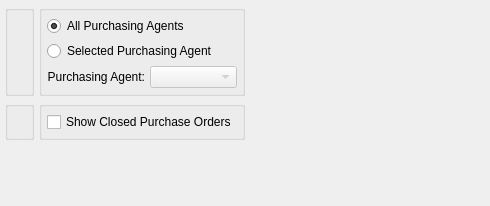
<?xml version="1.0" encoding="UTF-8"?>
<ui version="4.0">
 <comment>This file is part of the xTuple ERP: PostBooks Edition, a free and
open source Enterprise Resource Planning software suite,
Copyright (c) 1999-2010 by OpenMFG LLC, d/b/a xTuple.
It is licensed to you under the Common Public Attribution License
version 1.0, the full text of which (including xTuple-specific Exhibits)
is available at www.xtuple.com/CPAL.  By using this software, you agree
to be bound by its terms.</comment>
 <class>dspPOsByDate</class>
 <widget class="QWidget" name="dspPOsByDate">
  <property name="geometry">
   <rect>
    <x>0</x>
    <y>0</y>
    <width>490</width>
    <height>206</height>
   </rect>
  </property>
  <property name="windowTitle">
   <string>Purchase Orders by Date</string>
  </property>
  <layout class="QHBoxLayout" name="horizontalLayout">
   <property name="spacing">
    <number>0</number>
   </property>
   <item>
    <layout class="QVBoxLayout" name="verticalLayout">
     <property name="spacing">
      <number>0</number>
     </property>
     <item>
      <layout class="QGridLayout" name="gridLayout_4">
       <item row="0" column="0">
        <widget class="QGroupBox" name="_dateGroup">
         <property name="title">
          <string/>
         </property>
         <layout class="QGridLayout" name="gridLayout_2">
          <item row="0" column="0">
           <widget class="DateCluster" name="_dates">
            <property name="focusPolicy">
             <enum>Qt::StrongFocus</enum>
            </property>
           </widget>
          </item>
         </layout>
        </widget>
       </item>
       <item row="0" column="1">
        <widget class="QGroupBox" name="_buyerCodeGroup">
         <property name="sizePolicy">
          <sizepolicy hsizetype="Preferred" vsizetype="Fixed">
           <horstretch>0</horstretch>
           <verstretch>0</verstretch>
          </sizepolicy>
         </property>
         <property name="title">
          <string/>
         </property>
         <layout class="QGridLayout" name="gridLayout">
          <item row="0" column="0">
           <widget class="QRadioButton" name="_allPurchasingAgents">
            <property name="text">
             <string>All Purchasing Agents</string>
            </property>
            <property name="checked">
             <bool>true</bool>
            </property>
           </widget>
          </item>
          <item row="1" column="0">
           <widget class="QRadioButton" name="_selectedPurchasingAgent">
            <property name="text">
             <string>Selected Purchasing Agent</string>
            </property>
           </widget>
          </item>
          <item row="2" column="0">
           <layout class="QHBoxLayout">
            <property name="spacing">
             <number>5</number>
            </property>
            <item>
             <widget class="QLabel" name="_purchasingAgentLit">
              <property name="text">
               <string>Purchasing Agent:</string>
              </property>
              <property name="alignment">
               <set>Qt::AlignRight|Qt::AlignTrailing|Qt::AlignVCenter</set>
              </property>
              <property name="buddy">
               <cstring>_agent</cstring>
              </property>
             </widget>
            </item>
            <item>
             <widget class="XComboBox" name="_agent">
              <property name="enabled">
               <bool>false</bool>
              </property>
              <property name="sizePolicy">
               <sizepolicy hsizetype="Expanding" vsizetype="Fixed">
                <horstretch>0</horstretch>
                <verstretch>0</verstretch>
               </sizepolicy>
              </property>
             </widget>
            </item>
           </layout>
          </item>
         </layout>
        </widget>
       </item>
       <item row="1" column="0">
        <widget class="WarehouseGroup" name="_warehouse">
         <property name="focusPolicy">
          <enum>Qt::StrongFocus</enum>
         </property>
         <property name="title">
          <string/>
         </property>
         <property name="fixedSize">
          <bool>false</bool>
         </property>
        </widget>
       </item>
       <item row="1" column="1">
        <widget class="QGroupBox" name="_showGroup">
         <property name="title">
          <string/>
         </property>
         <layout class="QGridLayout" name="gridLayout_3">
          <item row="0" column="0">
           <widget class="XCheckBox" name="_showClosed">
            <property name="text">
             <string>Show Closed Purchase Orders</string>
            </property>
           </widget>
          </item>
          <item row="1" column="0">
           <spacer name="verticalSpacer">
            <property name="orientation">
             <enum>Qt::Vertical</enum>
            </property>
            <property name="sizeHint" stdset="0">
             <size>
              <width>20</width>
              <height>0</height>
             </size>
            </property>
           </spacer>
          </item>
         </layout>
        </widget>
       </item>
      </layout>
     </item>
     <item>
      <spacer name="verticalSpacer_2">
       <property name="orientation">
        <enum>Qt::Vertical</enum>
       </property>
       <property name="sizeHint" stdset="0">
        <size>
         <width>20</width>
         <height>0</height>
        </size>
       </property>
      </spacer>
     </item>
    </layout>
   </item>
   <item>
    <spacer>
     <property name="orientation">
      <enum>Qt::Horizontal</enum>
     </property>
     <property name="sizeType">
      <enum>QSizePolicy::Expanding</enum>
     </property>
     <property name="sizeHint" stdset="0">
      <size>
       <width>8</width>
       <height>20</height>
      </size>
     </property>
    </spacer>
   </item>
  </layout>
 </widget>
 <layoutdefault spacing="5" margin="5"/>
 <pixmapfunction>qPixmapFromMimeSource</pixmapfunction>
 <customwidgets>
  <customwidget>
   <class>DateCluster</class>
   <extends>QWidget</extends>
   <header>datecluster.h</header>
  </customwidget>
  <customwidget>
   <class>WarehouseGroup</class>
   <extends>QGroupBox</extends>
   <header>warehousegroup.h</header>
  </customwidget>
  <customwidget>
   <class>XCheckBox</class>
   <extends>QCheckBox</extends>
   <header>xcheckbox.h</header>
  </customwidget>
  <customwidget>
   <class>XComboBox</class>
   <extends>QComboBox</extends>
   <header>xcombobox.h</header>
  </customwidget>
 </customwidgets>
 <tabstops>
  <tabstop>_dates</tabstop>
  <tabstop>_allPurchasingAgents</tabstop>
  <tabstop>_selectedPurchasingAgent</tabstop>
  <tabstop>_agent</tabstop>
  <tabstop>_warehouse</tabstop>
 </tabstops>
 <resources/>
 <connections>
  <connection>
   <sender>_selectedPurchasingAgent</sender>
   <signal>toggled(bool)</signal>
   <receiver>_agent</receiver>
   <slot>setEnabled(bool)</slot>
   <hints>
    <hint type="sourcelabel">
     <x>265</x>
     <y>62</y>
    </hint>
    <hint type="destinationlabel">
     <x>371</x>
     <y>86</y>
    </hint>
   </hints>
  </connection>
 </connections>
</ui>
